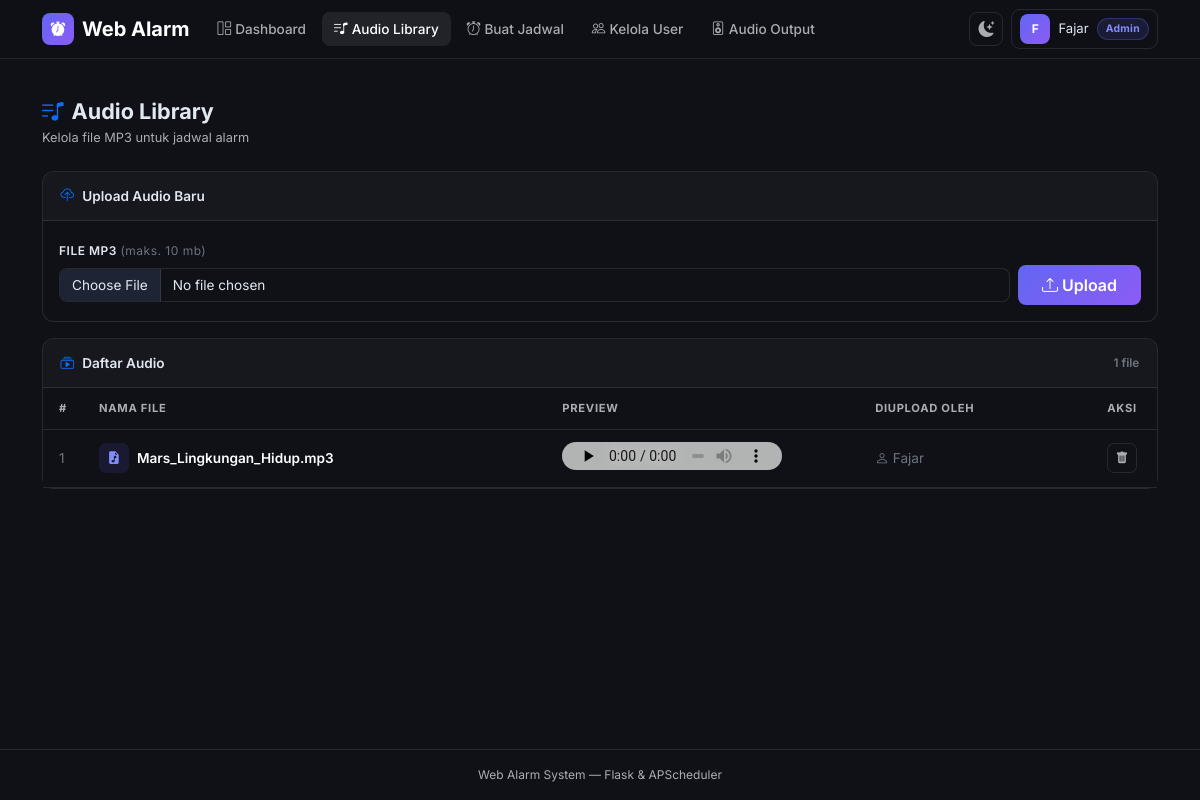
/audios (signed in), run on the app's committed database.
### models.py (models this page shows, shortened)
class User(UserMixin, db.Model):
    __tablename__ = 'users'
    id = db.Column(db.Integer, primary_key=True)
    name = db.Column(db.String(120), nullable=False)
    email = db.Column(db.String(120), unique=True, nullable=False)
    password_hash = db.Column(db.String(256), nullable=False)
    role = db.Column(db.String(20), default='user', nullable=False)
    is_active = db.Column(db.Boolean, default=True, nullable=False)
    created_at = db.Column(db.DateTime, default=datetime.utcnow, nullable=False)
    audios = db.relationship('Audio', backref='uploader', lazy=True)

class Audio(db.Model):
    __tablename__ = 'audios'
    id = db.Column(db.Integer, primary_key=True)
    filename = db.Column(db.String(256), nullable=False)
    original_name = db.Column(db.String(256), nullable=False)
    filepath = db.Column(db.String(512), nullable=False)
    uploaded_by = db.Column(db.Integer, db.ForeignKey('users.id'), nullable=False)
    uploaded_at = db.Column(db.DateTime, default=datetime.utcnow, nullable=False)
    schedules = db.relationship('Schedule', backref='audio', lazy=True)

### app.py (the view)
@app.route('/audios')
@login_required
def audios():
    audio_list = Audio.query.order_by(Audio.original_name).all()
    return render_template('audios.html', audios=audio_list)

### app.py (called while the page is built)
@login_manager.user_loader
def load_user(user_id):
    return db.session.get(User, int(user_id))

def is_admin():
    return current_user.is_authenticated and current_user.role == 'admin'

### templates/audios.html (shortened to what this page needs)
{% extends "base.html" %}
{% block content %}
<div class="d-flex align-items-center justify-content-between flex-wrap gap-2 mb-4">
  <div>
    <h1 class="pg-title"><i class="bi bi-music-note-list me-2 text-primary"></i>Audio Library</h1>
    <p class="pg-sub mb-0">Kelola file MP3 untuk jadwal alarm</p>
  </div>
</div>
<div class="card mb-3">
  <div class="card-header">
    <i class="bi bi-cloud-upload me-2 text-primary"></i>Upload Audio Baru
  </div>
  <div class="card-body">
    <form method="post" action="{{ url_for('upload_audio') }}" enctype="multipart/form-data">
      <label class="form-label">File MP3 <span class="text-secondary fw-normal text-lowercase">(maks. 10 MB)</span></label>
      <div class="d-flex gap-2 align-items-center">
        <input class="form-control" type="file" name="file" id="fileInput"
               accept=".mp3,audio/mpeg" required style="flex:1"/>
        <button type="submit" class="btn btn-grad px-4 py-2 flex-shrink-0">
          <i class="bi bi-upload me-1"></i>Upload
        </button>
      </div>
    </form>
  </div>
</div>
<div class="card">
  <div class="card-header d-flex align-items-center justify-content-between">
    <span><i class="bi bi-collection-play me-2 text-primary"></i>Daftar Audio</span>
    <small class="text-secondary">{{ audios|length }} file</small>
  </div>
  {% if audios %}
  <div class="tbl-responsive">
    <table class="table table-hover mb-0">
      <thead>
        <tr>
          <th style="width:40px">#</th>
          <th>Nama File</th>
          <th style="min-width:180px">Preview</th>
          <th class="d-none d-md-table-cell">Diupload Oleh</th>
          <th class="text-center" style="width:70px">Aksi</th>
        </tr>
      </thead>
      <tbody>
        {% for audio in audios %}
        <tr>
          <td class="text-secondary">{{ loop.index }}</td>
          <td>
            <div class="d-flex align-items-center gap-2">
              <span class="d-inline-flex align-items-center justify-content-center flex-shrink-0"
                    style="width:30px;height:30px;border-radius:7px;
                           background:rgba(99,102,241,.12);color:#818cf8">
                <i class="bi bi-file-earmark-music-fill" style="font-size:.8rem"></i>
              </span>
              <span class="fw-semibold">{{ audio.original_name }}</span>
            </div>
          </td>
          <td>
            <audio controls preload="none" style="max-width:220px;width:100%">
              <source src="{{ url_for('static', filename='uploads/audios/' + audio.filename) }}"
                      type="audio/mpeg"/>
            </audio>
          </td>
          <td class="d-none d-md-table-cell text-secondary">
            <i class="bi bi-person me-1"></i>{{ audio.uploader.name }}
          </td>
          <td class="text-center">
            {% if is_admin() or audio.uploaded_by == current_user.id %}
            <form action="{{ url_for('delete_audio', audio_id=audio.id) }}" method="post"
                  onsubmit="return confirm('Hapus {{ audio.original_name }}?')">
              <button type="submit" class="btn-act act-danger" title="Hapus">
                <i class="bi bi-trash-fill"></i>
              </button>
            </form>
            {% endif %}
          </td>
        </tr>
        {% endfor %}
      </tbody>
    </table>
  </div>
  {% else %}
  <div class="empty-state">
    <i class="bi bi-file-earmark-music empty-icon"></i>
    <h5>Belum ada audio</h5>
    <p class="text-secondary" style="font-size:.85rem">Upload file MP3 menggunakan form di atas.</p>
  </div>
  {% endif %}
</div>
{% endblock %}

### templates/base.html (shortened to what this page needs)
<!DOCTYPE html>
<html lang="id" data-bs-theme="dark">
<head>
  <link href="https://cdn.jsdelivr.net/npm/bootstrap@5.3.3/dist/css/bootstrap.min.css"
        rel="stylesheet"/>
  <link href="https://cdn.jsdelivr.net/npm/bootstrap-icons@1.11.3/font/bootstrap-icons.min.css"
        rel="stylesheet"/>
</head>
<body>
<nav class="navbar navbar-expand-lg sticky-top navbar-main">
  <div class="container-xl">
    <a class="navbar-brand d-flex align-items-center gap-2 fw-bold" href="{{ url_for('index') }}">
      <span class="navbar-brand-icon"><i class="bi bi-alarm-fill"></i></span>
      Web Alarm
    </a>
    <div class="collapse navbar-collapse" id="mainNav">
      <ul class="navbar-nav me-auto gap-1 mt-2 mt-lg-0">
        {% if current_user.is_authenticated %}
          <li class="nav-item">
            <a class="nav-link {% if request.endpoint == 'index' %}active{% endif %}"
               href="{{ url_for('index') }}">
              <i class="bi bi-grid-1x2 me-1"></i>Dashboard
            </a>
          </li>
          <li class="nav-item">
            <a class="nav-link {% if request.endpoint == 'audios' %}active{% endif %}"
               href="{{ url_for('audios') }}">
              <i class="bi bi-music-note-list me-1"></i>Audio Library
            </a>
          </li>
          <li class="nav-item">
            <a class="nav-link {% if request.endpoint in ['new_schedule','edit_schedule'] %}active{% endif %}"
               href="{{ url_for('new_schedule') }}">
              <i class="bi bi-alarm me-1"></i>Buat Jadwal
            </a>
          </li>
          {% if is_admin() %}
          <li class="nav-item">
            <a class="nav-link {% if request.endpoint in ['users','create_user','edit_user'] %}active{% endif %}"
               href="{{ url_for('users') }}">
              <i class="bi bi-people me-1"></i>Kelola User
            </a>
          </li>
          <li class="nav-item">
            <a class="nav-link {% if request.endpoint == 'audio_settings' %}active{% endif %}"
               href="{{ url_for('audio_settings') }}">
              <i class="bi bi-speaker me-1"></i>Audio Output
            </a>
          </li>
          {% endif %}
        {% endif %}
      </ul>
      <div class="d-flex align-items-center gap-2 mt-2 mt-lg-0">
        <button id="themeToggle" type="button" title="Toggle tema"
                onclick="toggleTheme()" class="d-none d-lg-flex">
          <i class="bi bi-sun-fill" id="themeIcon"></i>
        </button>
        {% if current_user.is_authenticated %}
          <div class="dropdown">
            <button class="btn btn-sm d-flex align-items-center gap-2 px-2 py-1"
                    style="border:1px solid var(--bs-border-color);border-radius:9px;
                           background:transparent;color:var(--bs-body-color)"
                    data-bs-toggle="dropdown" aria-expanded="false">
              <span class="user-av">{{ current_user.name[0]|upper }}</span>
              <span class="d-none d-sm-inline fw-500" style="font-size:.82rem">
                {{ current_user.name.split()[0] }}
              </span>
              <span class="{% if is_admin() %}badge-admin{% else %}badge-user{% endif %}">
                {{ 'Admin' if is_admin() else 'User' }}
              </span>
            </button>
          </div>
        {% else %}
          <a href="{{ url_for('login') }}" class="btn btn-sm btn-outline-secondary px-3">Login</a>
          <a href="{{ url_for('register') }}" class="btn btn-sm btn-grad px-3">Daftar</a>
        {% endif %}
      </div>
    </div>
  </div>
</nav>
<div class="container-xl pt-3">
</div>
<main class="container-xl py-4">
  {% block content %}{% endblock %}
</main>
<footer class="border-top py-3">
  <div class="container-xl text-center" style="font-size:.75rem;color:var(--bs-secondary-color)">
    Web Alarm System &mdash; Flask &amp; APScheduler
  </div>
</footer>
</body>
</html>

### templates/base.html (style rules this page uses)
body { font-family: 'Inter', system-ui, sans-serif; min-height: 100vh; display: flex; flex-direction: column; }
main { flex: 1; }
[data-bs-theme="dark"] { --bs-body-bg: #0f1117; --bs-body-color: #e2e8f0; --bs-border-color: rgba(255,255,255,.1); --bs-card-bg: #1a1f2e; --bs-secondary-bg: #141824; --bs-tertiary-bg: #1e2433; }
:root { --accent: #6366f1; --accent2: #8b5cf6; --accent-rgb: 99,102,241; }
[data-bs-theme="dark"] .navbar-main { background: rgba(15,17,23,.97) !important; border-bottom: 1px solid rgba(255,255,255,.08); backdrop-filter: blur(12px); }
.navbar-brand-icon { width: 32px; height: 32px; border-radius: 8px; background: linear-gradient(135deg, var(--accent), var(--accent2)); display: inline-flex; align-items: center; justify-content: center; font-size: .9rem; color: #fff; flex-shrink: 0; }
.nav-link { font-size: .85rem; font-weight: 500; border-radius: 8px !important; padding: .4rem .75rem !important; transition: background .15s; }
[data-bs-theme="dark"] .nav-link:hover, [data-bs-theme="dark"] .nav-link.active { background: rgba(255,255,255,.08) !important; color: #fff !important; }
.card { border-radius: 12px; border-color: var(--bs-border-color); }
.card-header { font-weight: 600; font-size: .85rem; border-bottom-color: var(--bs-border-color); padding: .85rem 1.1rem; border-radius: 12px 12px 0 0 !important; }
[data-bs-theme="dark"] .card-header { background: rgba(255,255,255,.03); }
.btn-grad { background: linear-gradient(135deg, var(--accent), var(--accent2)); border: none; color: #fff; font-weight: 600; border-radius: 8px; transition: opacity .15s, transform .1s; }
.btn-act { width: 30px; height: 30px; display: inline-flex; align-items: center; justify-content: center; border-radius: 7px; border: 1px solid var(--bs-border-color); background: transparent; font-size: .78rem; color: var(--bs-secondary-color); transition: all .15s; cursor: pointer; flex-shrink: 0; }
.badge-admin { background: rgba(var(--accent-rgb),.15); color: #818cf8; border: 1px solid rgba(var(--accent-rgb),.3); padding: 2px 8px; border-radius: 20px; font-size: .65rem; font-weight: 700; letter-spacing: .3px; }
.table { font-size: .85rem; }
.table thead th { font-size: .7rem; font-weight: 700; text-transform: uppercase; letter-spacing: .7px; color: var(--bs-secondary-color); border-bottom-width: 1px; padding: .75rem 1rem; white-space: nowrap; }
.table tbody td { padding: .75rem 1rem; vertical-align: middle; }
.form-control, .form-select { border-radius: 8px; font-size: .85rem; }
.form-label { font-size: .75rem; font-weight: 600; text-transform: uppercase; letter-spacing: .5px; margin-bottom: .35rem; }
#themeToggle { width: 34px; height: 34px; border-radius: 8px; border: 1px solid var(--bs-border-color); background: transparent; display: flex; align-items: center; justify-content: center; cursor: pointer; transition: all .15s; font-size: 1rem; color: var(--bs-secondary-color); }
.user-av { width: 30px; height: 30px; border-radius: 8px; background: linear-gradient(135deg, var(--accent), var(--accent2)); display: inline-flex; align-items: center; justify-content: center; font-size: .75rem; font-weight: 700; color: #fff; flex-shrink: 0; }
audio { height: 28px; max-width: 100%; }
[data-bs-theme="dark"] audio { filter: invert(1) hue-rotate(180deg); }
.pg-title { font-size: 1.35rem; font-weight: 700; margin: 0; }
.pg-sub { font-size: .8rem; color: var(--bs-secondary-color); margin-top: 3px; }
.tbl-responsive { overflow-x: auto; -webkit-overflow-scrolling: touch; }

### data on the page
User: name "F", name "Fajar", is_active+role "Admin"
Audio: original_name "Mars_Lingkungan_Hidup.mp3", uploader.name "Fajar"

### other printed values
{{ audios|length }} "1"
